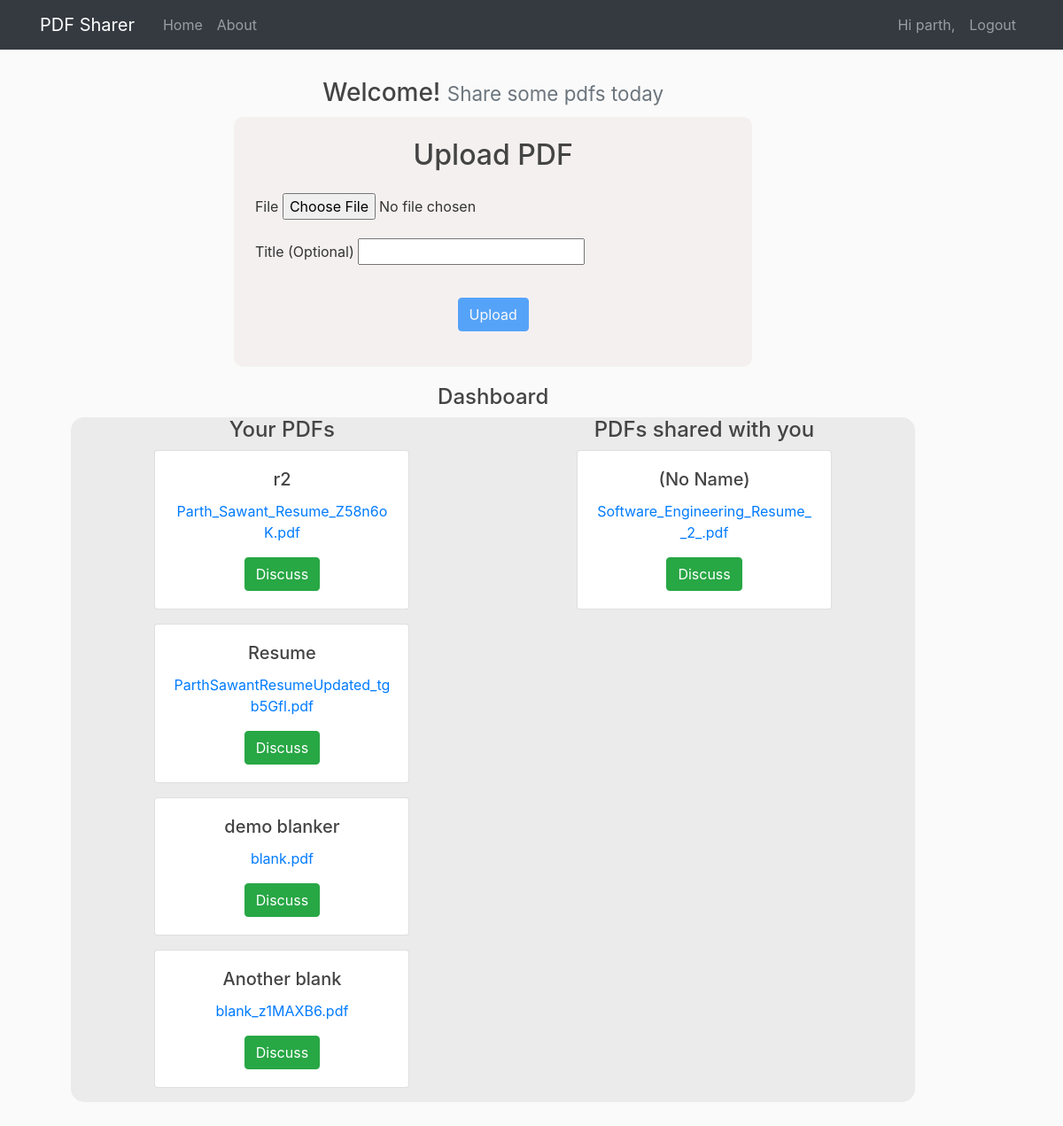
Before: / (signed in) with the older database file.
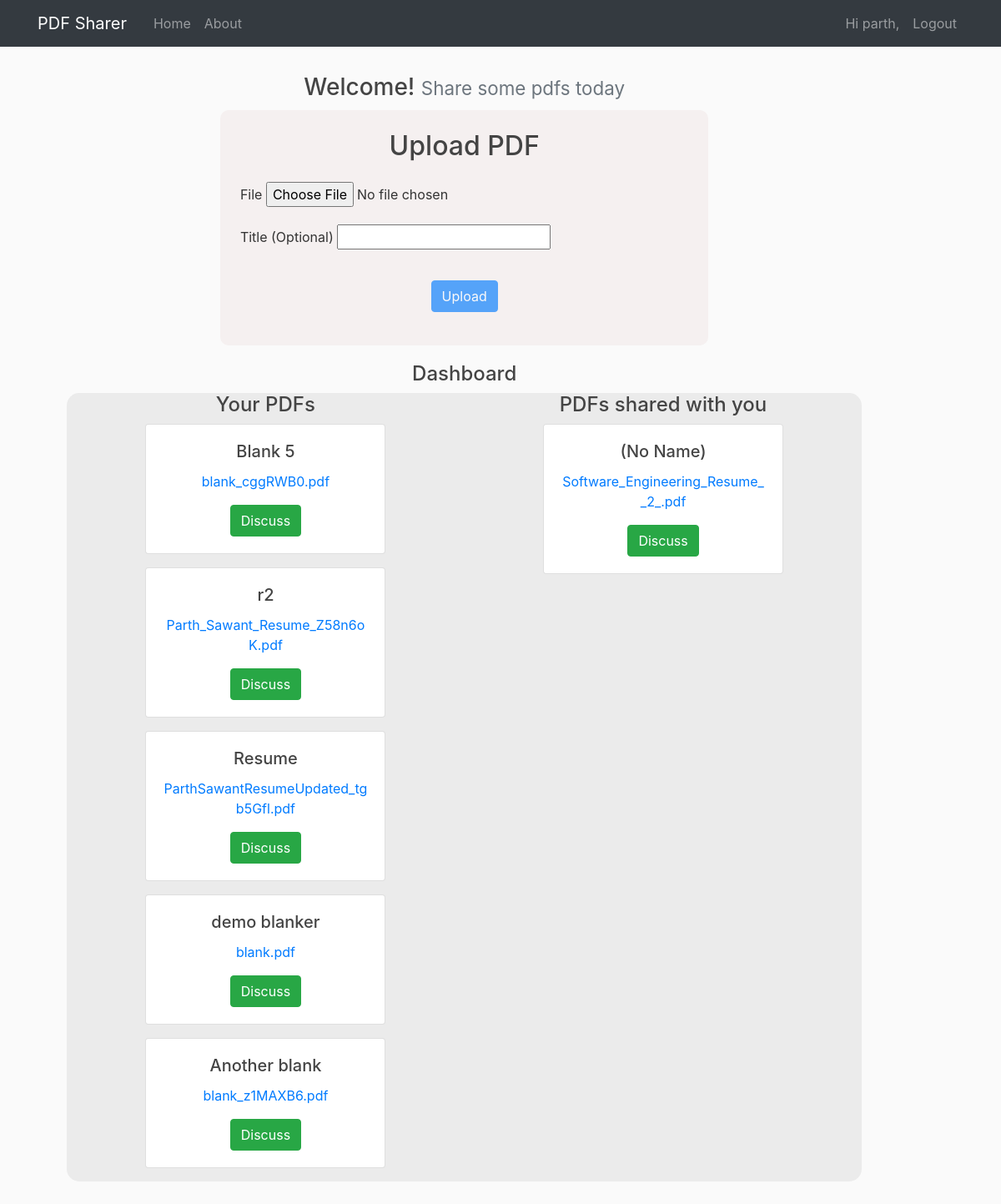
After: the same page with the newer database file.
### app/models.py (models this page shows, shortened)
class PDF(models.Model):
    title = models.CharField(max_length=100, blank=True)
    author = models.ForeignKey(User, on_delete=models.CASCADE, related_name="author")
    file = models.FileField(default = 'blank', upload_to='pdf_files')
    users_shared_with = models.ManyToManyField(User, related_name='shared_pdfs')
    timestamp = models.DateTimeField(default = now)
    guest_code = models.CharField(max_length=6, blank=True, default=random_string_generator())

### app/views.py (the view)
# urls.py: path('', views.home, name='home'),
@login_required(login_url = 'login')
def home(request):
    if request.method == 'POST':
        form = PDFForm(request.POST, request.FILES)
        if form.is_valid():
            pdf = form.save(commit=False)
            pdf.author = request.user
            pdf.guest_code = random_string_generator()
            pdf.save()
            messages.success(request, "PDF Added Successfully!")
            return redirect('home')
    else:
        form = PDFForm()
    user_pdfs = PDF.objects.filter(author=request.user).order_by('-timestamp')
    shared_pdfs = PDF.objects.filter(users_shared_with=request.user).order_by('-timestamp')
    context = {'form': form, 'user_pdfs': user_pdfs, 'shared_pdfs':shared_pdfs}
    return render(request, 'app/home.html', context)

### app/forms.py
class PDFForm(forms.ModelForm):
    class Meta:
        model = PDF
        fields = ['title', 'file']

### app/templates/app/home.html (shortened to what this page needs)
{% extends "app/base.html" %}
{% block content %}
<div style="margin: 0 auto">
  <div class="text-center my-2">
    <h3>
      Welcome!
      <small class="text-muted">Share some pdfs today</small>
    </h3>
  </div>
  <div class="container">
    <div class="row justify-content-center">
      <div class="col-md-8">
        <div style="background-color: #F5F0F0; border-radius: 10px; margin-top: 2px; margin-bottom: 20px" class="p-4">
          <div class="text-center mb-4">
            <h2>Upload PDF</h2>
          </div>
          <form id="upload-form" method="post" enctype="multipart/form-data">
            <div class="mb-3">
              <label for="id_file" class="form-label">File</label>
              {{ form.file }}
            </div>
            <div class="mb-3">
              <label for="id_title" class="form-label">Title (Optional)</label>
              {{ form.title }}
            </div>
            <div class="text-center">
            <button id="upload-button" type="submit" class="btn btn-primary mt-3" disabled title="Please select a PDF file">Upload</button>
          </div>
          </form>
        </div>
      </div>
    </div>
  </div>
  <div style="" class="text-center"> <h4> Dashboard </h4> </div>
   <div style="background-color:#EBEBEB; border-radius:15px" class="row">
    <div class="col-md-1">
    </div>
    <div class="col-md-4">
      <div class="text-center">
       <h4>Your PDFs</h4>
      </div>
      {% for pdf in user_pdfs %}
        <div class="card text-center mb-3" style="width: 18rem;">
          <div class="card-body">
            {%if pdf.title|length > 0 %}
            <h5 class="card-title">{{ pdf.title }}</h5>
            {%else%}
            <h5 class="card-title">(No Name)</h5>
            {%endif%}
            <p><a href="{{ pdf.file.url }}" class="card-link">{{ pdf.file.name|cut:"pdf_files/" }}</a></p>
            <a href="{% url 'discuss' pdf.pk pdf.guest_code %}" class="btn btn-success">Discuss</a>
          </div>
        </div>
      {% endfor %}
    </div>
    <div class="col-md-2">
    </div>
    <div class="col-md-4">
      <div class="text-center">
        <h4>PDFs shared with you</h4>
       </div>
      {% for pdf in shared_pdfs %}
        <div class="card text-center mb-3" style="width: 18rem;">
          <div class="card-body">
            {%if pdf.title|length > 0 %}
            <h5 class="card-title">{{ pdf.title }}</h5>
            {%else%}
            <h5 class="card-title">(No Name)</h5>
            {%endif%}
            <p><a href="{{ pdf.file.url }}" class="card-link">{{ pdf.file.name|cut:"pdf_files/" }}</a></p>
            <a href="{% url 'discuss' pdf.pk pdf.guest_code %}" class="btn btn-success">Discuss</a>
          </div>
        </div>
      {% endfor %}
    </div>
  </div>
  <div class="col-md-1">
  </div>
</div>
{% endblock %}

Changed rows visible on the page:
added PDF: title "Blank 5", file.name "blank_cggRWB0.pdf", shown under "Your PDFs"
